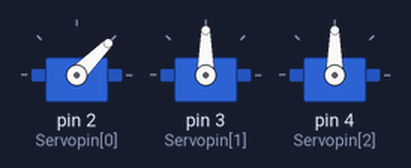
This sketch was run on a simulated Arduino Uno, built with avr-gcc and run on an emulated ATmega328P. On the bench: 3 × servo.

Above: at 0.05 s.
At 1.5 s:
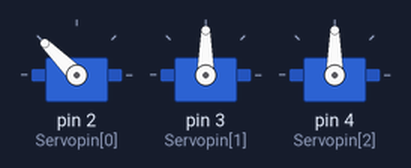
At 3.0 s:
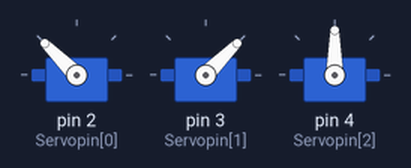
At 3.75 s:
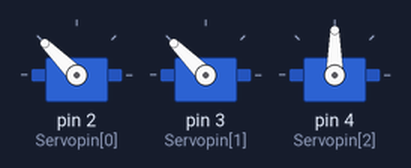
At 4.5 s:
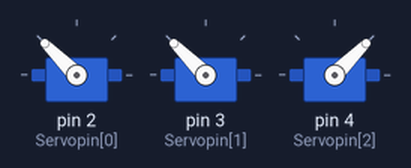
At 6.0 s:
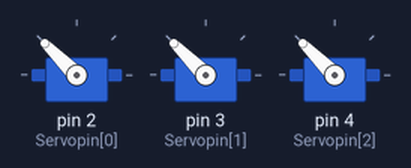
Timing chart, 0 to 7.8 s (numbered marks = the images above):
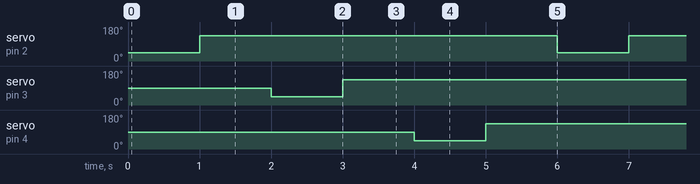

Measured:
- by itself, servo on pin 2 (Servopin[0]), servo on pin 3 (Servopin[1]), servo on pin 4 (Servopin[2]): alternates 135° for 5.0 s and 45° for 1.0 s

The sketch:

SR_testing_angles.ino
```cpp
#include<Servo.h>

Servo servo[3];
int Servopin[3]={2,3,4};
void setup() {
  // put your setup code here, to run once:

servo[0].attach(Servopin[0]);
servo[1].attach(Servopin[1]);
servo[2].attach(Servopin[2]);
}

void loop() {
  // put your main code here, to run repeatedly:
servo[0].write(45);
delay(1000);
servo[0].write(135);
delay(1000);
servo[1].write(45);
delay(1000);
servo[1].write(135);
delay(1000);
servo[2].write(45);
delay(1000);
servo[2].write(135);
delay(1000);
}
```
